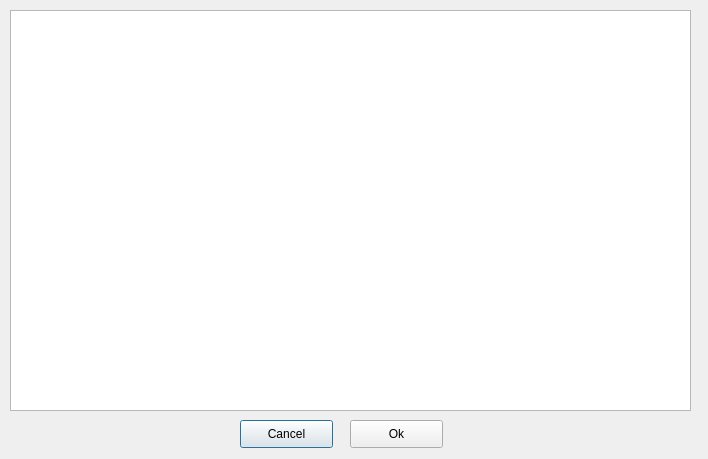
<?xml version="1.0" encoding="UTF-8"?>
<ui version="4.0">
 <class>NodesTableForm</class>
 <widget class="QDialog" name="NodesTableForm">
  <property name="geometry">
   <rect>
    <x>0</x>
    <y>0</y>
    <width>708</width>
    <height>459</height>
   </rect>
  </property>
  <property name="sizePolicy">
   <sizepolicy hsizetype="Fixed" vsizetype="Fixed">
    <horstretch>0</horstretch>
    <verstretch>0</verstretch>
   </sizepolicy>
  </property>
  <property name="windowTitle">
   <string>Nodes Table</string>
  </property>
  <widget class="QTableView" name="nodesView">
   <property name="geometry">
    <rect>
     <x>10</x>
     <y>10</y>
     <width>681</width>
     <height>401</height>
    </rect>
   </property>
  </widget>
  <widget class="QPushButton" name="cancelButton">
   <property name="geometry">
    <rect>
     <x>240</x>
     <y>420</y>
     <width>93</width>
     <height>28</height>
    </rect>
   </property>
   <property name="sizePolicy">
    <sizepolicy hsizetype="Fixed" vsizetype="Fixed">
     <horstretch>0</horstretch>
     <verstretch>0</verstretch>
    </sizepolicy>
   </property>
   <property name="text">
    <string>Cancel</string>
   </property>
  </widget>
  <widget class="QPushButton" name="okButton">
   <property name="geometry">
    <rect>
     <x>350</x>
     <y>420</y>
     <width>93</width>
     <height>28</height>
    </rect>
   </property>
   <property name="sizePolicy">
    <sizepolicy hsizetype="Fixed" vsizetype="Fixed">
     <horstretch>0</horstretch>
     <verstretch>0</verstretch>
    </sizepolicy>
   </property>
   <property name="text">
    <string>Ok</string>
   </property>
  </widget>
 </widget>
 <resources/>
 <connections/>
</ui>
